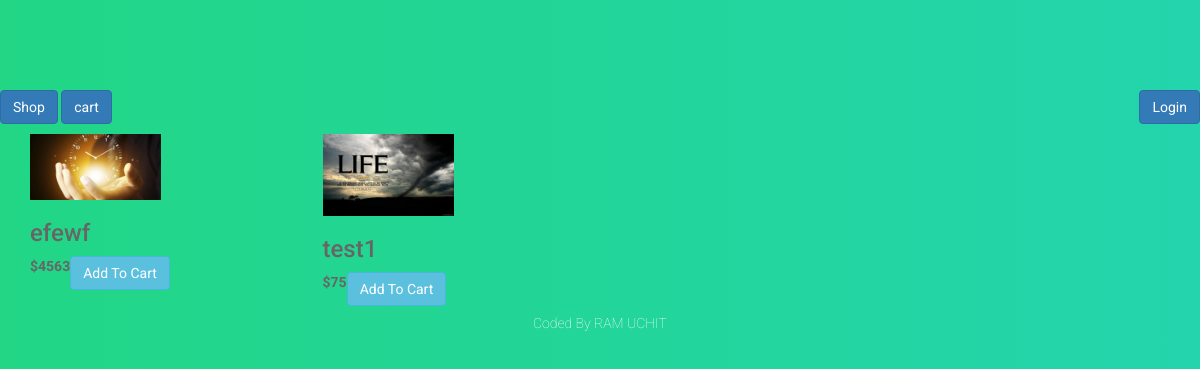
The page / on the database its author committed.
### tables this page shows
CREATE TABLE IF NOT EXISTS `product` (
  `id` int(11) NOT NULL,
  `p_name` varchar(255) NOT NULL,
  `p_desc` text NOT NULL,
  `p_price` varchar(255) NOT NULL,
  `p_image` varchar(255) NOT NULL,
  `p_upload_time` varchar(255) NOT NULL,
  `prdoduct_added_by` int(11) NOT NULL
);

### application/controllers/Shop.php (called while the page is built, shortened)
<?php
class Shop extends CI_Controller {
	public function __construct(){
		$this->load->model('Shop_model','shop');
	}
	public function index(){
		$data['products']=$this->shop->get_content('product');
		$this->load->view('shop',$data);
	}
             foreach($products as $val){ ?>
             <?php $i++; }
}

### index.php (called while the page is built, shortened)
<?php
require_once BASEPATH.'core/CodeIgniter.php';

### application/models/Shop_model.php (called while the page is built, shortened)
<?php
class Shop_model extends CI_Model {
	public function get_content($table){
		$query=$this->db->select("*")
						->from($table);
		return $query->get()->result();
	}
}
?>

### application/views/shop.php (the view)
<?php $this->load->view('include/header');?>
<div class="container">
   <div class="row">
   <?php if($products){
       foreach ($products as  $val) { ?>
       <div class="col-sm-3 ind_product" >
          <div>
             <div class="img_thumb"><img width="50%" src="<?=ASSETS.'upload/'.$val->p_image?>"></div>
            <h3><?=$val->p_name?></h3>
            <p class="pull-left"><b><?='$'.$val->p_price?></b></p>
            <a href="#" onclick='addCart(<?=$val->id?>)' class="btn btn-info">Add To Cart</a>
          </div>
           </div>
      <?php }
    }?>
   </div>
   </div>
<?php $this->load->view('include/footer');?>

### application/views/include/header.php (shortened to what this page needs)
<!DOCTYPE html>
<html>
<head>
	<link rel="stylesheet" type="text/css" href="<?=ASSETS?>css/bootstrap.min.css">
	<link rel="stylesheet" type="text/css" href="<?=ASSETS?>css/style.css">
	<link rel="stylesheet" type="text/css" href="<?=ASSETS?>css/datepicker.css">
	<link rel="stylesheet" href="//netdna.bootstrapcdn.com/font-awesome/4.2.0/css/font-awesome.min.css">
</head>
<body>
<?php if($this->session->userdata('user_id')){ ?>
<a href="<?=base_url()?>admin/logout" class="btn btn-primary pull-right">Logout</a>
<a href="<?=base_url()?>admin/dashboard" class="btn btn-primary ">Dashboard</a>
<?php }else{ ?>
		<a href="<?=base_url()?>admin" class="btn btn-primary pull-right">Login</a>
	<?php }?>
<a href="<?=base_url()?>" class="btn btn-primary ">Shop</a>
<a href="<?=base_url()?>cart/view_cart" class="btn btn-primary ">cart</a>

### application/views/include/footer.php (shortened to what this page needs)
<footer>
    <div class="container">
        <div class="col-md-10 col-md-offset-1 text-center">
            <h6 style="font-size:14px;font-weight:100;color: #fff;">Coded  By <a href="#" style="color: #fff;" target="_blank">RAM UCHIT</a></h6>
        </div>
    </div>
</footer>
</body>
</html>

### assets/css/style.css (style rules this page uses)
body { padding-top: 90px; background:#F7F7F7; color:#666666; font-family: 'Roboto', sans-serif; font-weight:100; }
body { width: 100%; background: -webkit-linear-gradient(left, #22d686, #24d3d3, #22d686, #24d3d3); background: linear-gradient(to right, #22d686, #24d3d3, #22d686, #24d3d3); background-size: 600% 100%; -webkit-animation: HeroBG 20s ease infinite; animation: HeroBG 20s ease infinite; }

### rows shown on the page
product: p_image (picture), p_name "efewf", p_price "4563"
product: p_image (picture), p_name "test1", p_price "75"
